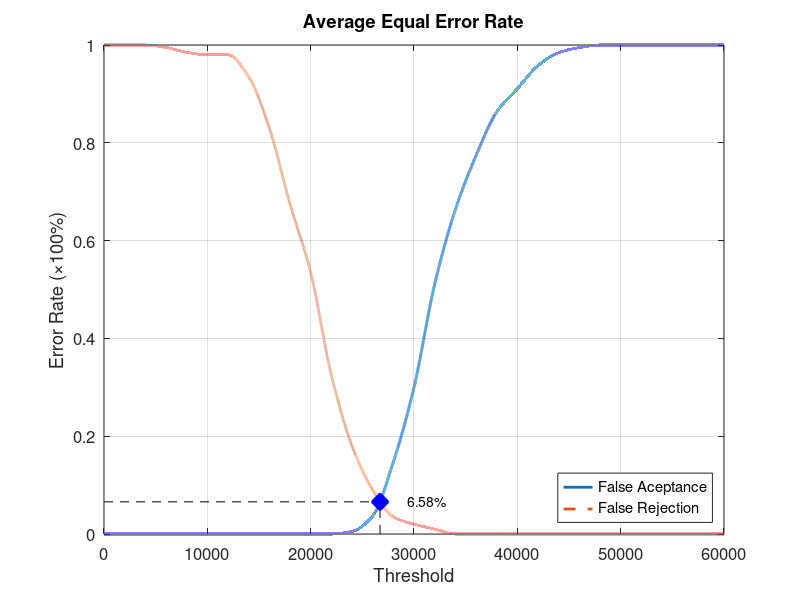
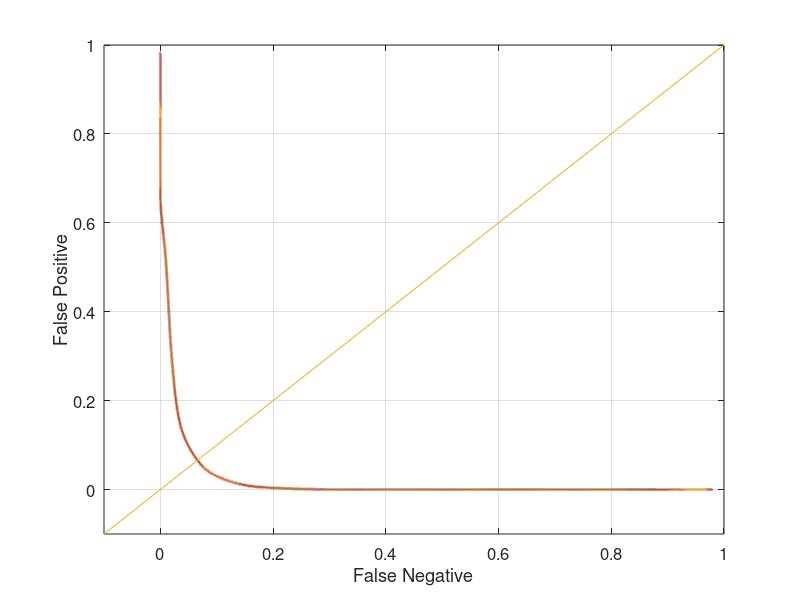

Source code (MATLAB) for these figures, in order:
function yEER = Database5_2
close all;
clear;
clc;
x = 0:2000:60000;
xq = 0:0.5:60000;

y0 = [0 0 0 0 0 0 0 0 0 0 0 0 0.00526316 0.0368421 0.147368 0.3 0.510526 0.663158 0.773684 0.863158 0.910526 0.957895 0.984211 0.994737 1 1 1 1 1 1 1];
yy0 = interp1(x, y0, xq, 'pchip');
y1 = [1 1 1 0.995 0.985 0.98 0.98 0.935 0.83 0.675 0.535 0.325 0.18 0.09 0.035 0.02 0.01 0 0 0 0 0 0 0 0 0 0 0 0 0 0];
yy1 = interp1(x, y1, xq, 'pchip');

% Calculating EER: 
y2 = abs(y0 - y1);
find(y2 == min(y2))
yy2 = abs(yy0 - yy1);
xEER = find(yy2 == min(yy2));
xEERIndex = xq(xEER) % X-axis EER
yEER = yy0(xEER) % Y-axis EER

main = figure
plot(xq, yy0,'-','LineWidth', 2);	hold on
plot(xq, yy1,'--','LineWidth', 2);	hold on
plot([xEERIndex xEERIndex], [0 yEER], 'k--');	hold on
plot([0 xEERIndex], [yEER yEER], 'k--');	hold on
plot(xEERIndex, yEER, 'bx', 'LineWidth', 10);	hold on
text(xEERIndex + 10 * xEERIndex / 100, yEER, [num2str(round((10000 * yEER)) / 100) '%'])
legend('False Aceptance', 'False Rejection', 'Location', 'SouthEast')
xlabel('Threshold')
ylabel('Error Rate (\times100%)')
title('Average Equal Error Rate')
set(gca, 'FontSize', 12)
axis([0 60000 0 1])
grid on

print(main, 'Database5_2Main', '-dpng');
FNRxFPR = figure('Color', [1 1 1]);
plot(yy1, yy0, '-', yy1, yy0, 'LineWidth', 2);
hold on
y = -0.1:0.1:1
plot(y, y); 
set(gca, 'FontSize', 12)
xlabel('False Negative')
ylabel('False Positive')
axis([-0.1 1 -0.1 1])
set(gca, 'FontSize', 12)
grid on

print(FNRxFPR, 'Database5_2FNRxFPR','-dpng');
end
